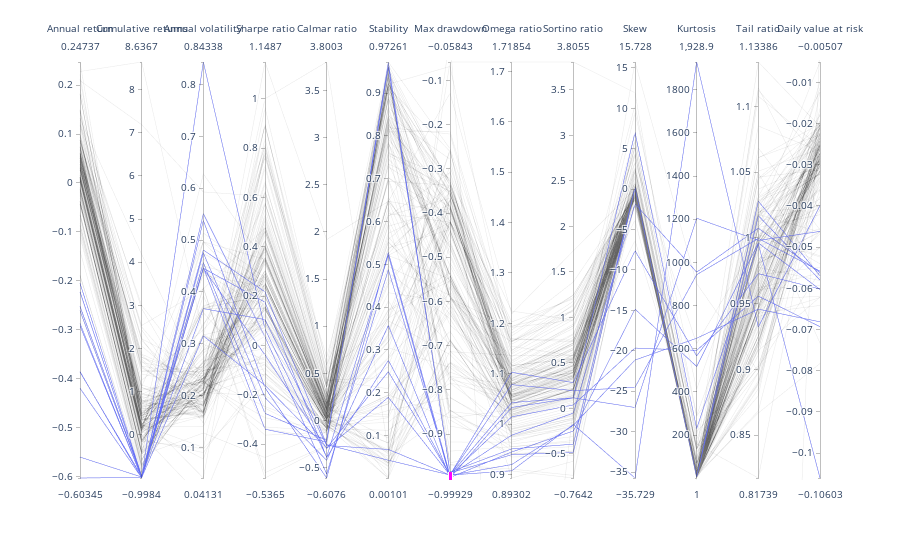

Notebook cell for this chart:
### Markdown cell above
## parallel coordinates plot

### Code cell
fig = px.parallel_coordinates(df_admiral_stats_f)

fig.show()

### Figure 1 — Plotly figure (JSON) as saved in the notebook; plotly's stock layout.template omitted (floating-point values rounded to 4 significant figures; data arrays with more than 128 entries replaced by an {"elided": "..."} marker saying what was removed)
{"data": [{"dimensions": [{"label": "Annual return", "values": {"elided": "169 float values"}}, {"label": "Cumulative returns", "values": {"elided": "169 float values"}}, {"label": "Annual volatility", "values": {"elided": "169 float values"}}, {"label": "Sharpe ratio", "values": {"elided": "169 float values"}}, {"label": "Calmar ratio", "values": {"elided": "169 float values"}}, {"label": "Stability", "values": {"elided": "169 float values"}}, {"constraintrange": [-1.004, -0.9853], "label": "Max drawdown", "values": {"elided": "169 float values"}}, {"label": "Omega ratio", "values": {"elided": "169 float values"}}, {"label": "Sortino ratio", "values": {"elided": "169 float values"}}, {"label": "Skew", "values": {"elided": "169 float values"}}, {"label": "Kurtosis", "values": {"elided": "169 float values"}}, {"label": "Tail ratio", "values": {"elided": "169 float values"}}, {"label": "Daily value at risk", "values": {"elided": "169 float values"}}], "domain": {"x": [0, 1], "y": [0, 1]}, "name": "", "type": "parcoords"}], "layout": {"autosize": true, "legend": {"tracegroupgap": 0}, "margin": {"t": 60}}}
